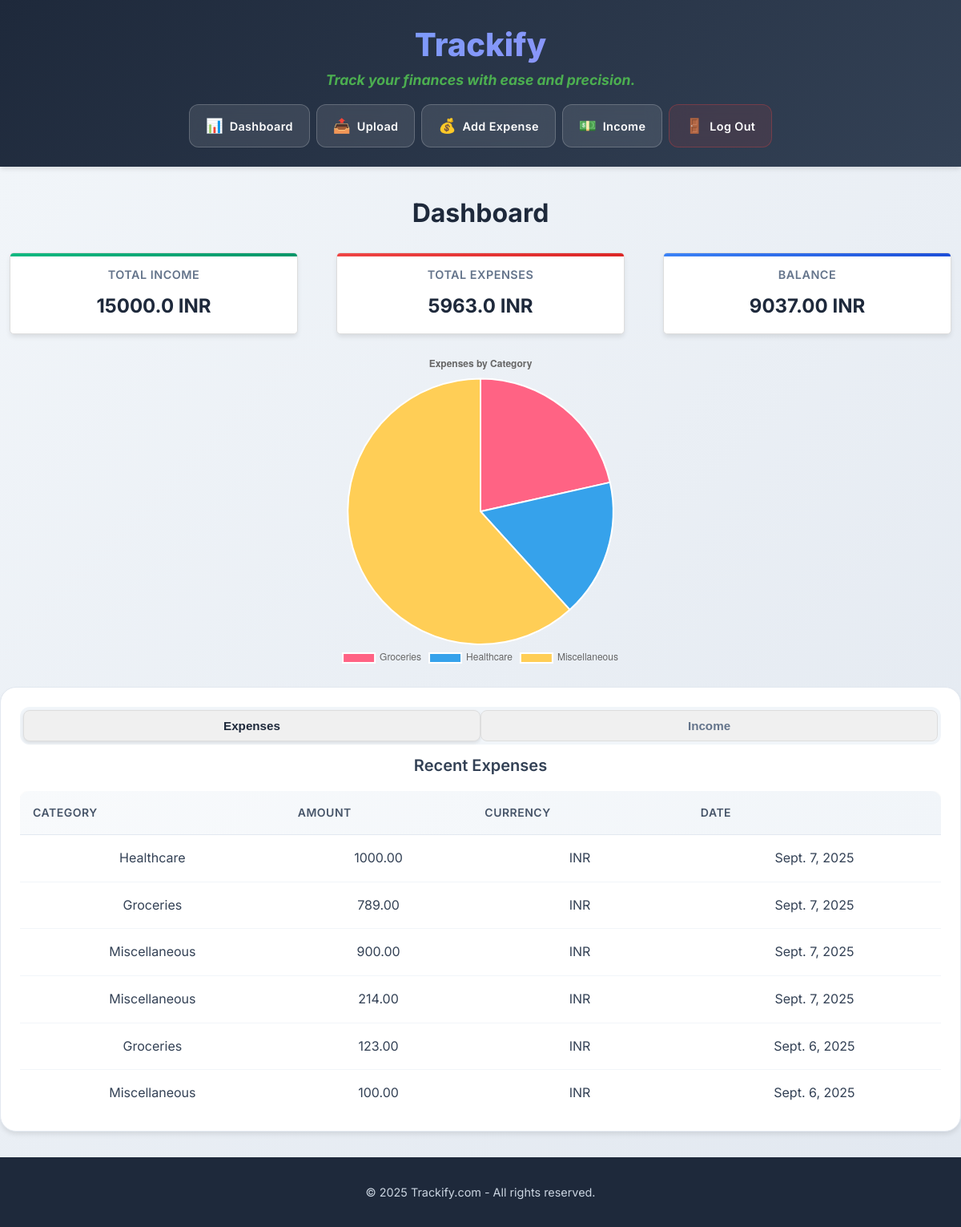
The page /core/dashboard/ (signed in) on the database its author committed.
### core/models.py (models this page shows, shortened)
class UserProfile(models.Model):
    user = models.OneToOneField(User, on_delete=models.CASCADE)
    target_currency = models.CharField(max_length=3, blank=True, null=True, default="INR")
    objects = models.Manager()

class Expense(models.Model):
    user = models.ForeignKey(User, on_delete=models.CASCADE)
    receipt_image = models.ImageField(upload_to="receipts/", blank=True, null=True)
    expense_date = models.DateField(blank=True, null=True)
    amount = models.DecimalField(max_digits=10, decimal_places=2, blank=True, null=True)
    currency = models.CharField(max_length=3, blank=True, null=True)
    amount_in_target_currency = models.DecimalField(
        max_digits=10, decimal_places=2, blank=True, null=True
    )
    description = models.CharField(max_length=255, default="", blank=True)
    created_at = models.DateTimeField(auto_now_add=True)
    updated_at = models.DateTimeField(auto_now=True)
    objects = models.Manager()
    BASE_CATEGORIES = [
        "Housing", "Utilities", "Transportation", "Groceries", "Dining Out", "Healthcare",
        "Debt Payments", "Insurance", "Clothing", "Entertainment", "Education", "Childcare",
        "Pet Care", "Subscriptions", "Miscellaneous"
    ]
    CATEGORY_CHOICES = [(category, category) for category in BASE_CATEGORIES]
    category = models.CharField(
        max_length=100,
        choices=CATEGORY_CHOICES,
        blank=True,
        null=True
    )

### core/views.py (the view, shortened to what this page needs)
# urls.py: path('dashboard/', views.dashboard, name='dashboard'),
@login_required
def dashboard(request):
    expenses = Expense.objects.filter(user=request.user).order_by("-expense_date")
    incomes = Income.objects.filter(user=request.user).order_by("-income_date")
    expenses = expenses.annotate(category_normalized=Trim(Lower(F("category"))))
    log.debug("Normalized Category: %s", expenses.values("category_normalized"))
    category_data = (
        expenses.values("category_normalized")
        .annotate(
            total_amount=Coalesce(
                Sum("amount_in_target_currency", output_field=FloatField()),
                Value(0, output_field=FloatField()),
            )
        )
        .order_by("category_normalized")
    )
    categories = [
        (
            item["category_normalized"].capitalize()
            if item["category_normalized"]
            else "Uncategorized"
        )
        for item in category_data
    ]
    amounts = [float(item["total_amount"]) for item in category_data]
    log.debug("Aggregated Category Data: %s", categories)
    user_profile = UserProfile.objects.get(user=request.user)
    target_currency = user_profile.target_currency
    total_income = 0
    for income in incomes:
        if income.currency == target_currency:
            total_income += float(income.amount)
    total_expenses = expenses.aggregate(Sum('amount_in_target_currency'))['amount_in_target_currency__sum'] or 0
    total_expenses = float(total_expenses)
    balance = total_income - total_expenses
    return render(
        request,
        "dashboard.html",
        {
            "expenses": expenses,
            "incomes": incomes,
            "categories": json.dumps(categories),
            "amounts": json.dumps(amounts),
            "total_income": total_income,
            "total_expenses": total_expenses,
            "balance": balance,
        },
    )

### core/templates/dashboard.html (shortened to what this page needs)
{% extends 'base.html' %}
{% load static %}
{% block content %}
<link rel="stylesheet" type="text/css" href="{% static 'css/dashboard.css' %}">
<div class="dashboard-container">
<h2>Dashboard</h2>
<div class="summary-cards" style="display: flex; justify-content: space-around; margin-bottom: 20px;">
    <div class="card" style="padding: 15px; border: 1px solid #ddd; border-radius: 5px; width: 30%;">
        <h3>Total Income</h3>
        <p style="font-size: 1.5em; font-weight: bold;">{{ total_income }} {{ user.userprofile.target_currency }}</p>
    </div>
    <div class="card" style="padding: 15px; border: 1px solid #ddd; border-radius: 5px; width: 30%;">
        <h3>Total Expenses</h3>
        <p style="font-size: 1.5em; font-weight: bold;">{{ total_expenses }} {{ user.userprofile.target_currency }}</p>
    </div>
    <div class="card" style="padding: 15px; border: 1px solid #ddd; border-radius: 5px; width: 30%;">
        <h3>Balance</h3>
        <p style="font-size: 1.5em; font-weight: bold;">{{ balance|floatformat:2 }} {{ user.userprofile.target_currency }}</p>
    </div>
</div>
{% if amounts|length > 0 %}
<div style="width: 100%; max-width: 600px; height: 400px; margin: auto;">
    <canvas id="expensesChart"></canvas>
</div>
{% else %}
    <p>No expenses to display.</p>
{% endif %}
<div class="tabs" style="margin-top: 20px;">
    <div class="tab-buttons" style="display: flex; margin-bottom: 10px;">
        <button id="expenses-tab" class="tab-button active" style="flex: 1; padding: 10px; cursor: pointer; background-color: #f0f0f0; border: 1px solid #ddd;">Expenses</button>
        <button id="income-tab" class="tab-button" style="flex: 1; padding: 10px; cursor: pointer; background-color: #f0f0f0; border: 1px solid #ddd;">Income</button>
    </div>
    <div id="expenses-content" class="tab-content" style="display: block;">
        <h3>Recent Expenses</h3>
        <div style="max-height: 400px; overflow-y: auto;">
            <table style="width: 100%; border-collapse: collapse;">
                <thead>
                    <tr>
                        <th>Category</th>
                        <th>Amount</th>
                        <th>Currency</th>
                        <th>Date</th>
                    </tr>
                </thead>
                <tbody>
                    {% for expense in expenses %}
                    <tr onclick="window.location.href='{% url 'expense' expense.id %}'"
                        style="cursor: pointer;">
                        <td>{{ expense.category }}</td>
                        <td>{{ expense.amount }}</td>
                        <td>{{ expense.currency }}</td>
                        <td>{{ expense.expense_date }}</td>
                    </tr>
                    {% endfor %}
                </tbody>
            </table>
        </div>
    </div>
</div>
<script>
    var ctx = document.getElementById('expensesChart').getContext('2d');
    var expensesChart = new Chart(ctx, {
        type: 'pie',
        data: {
            labels: {{ categories|safe }},
            datasets: [{
                data: {{ amounts|safe }},
                backgroundColor: [
                    '#FF6384',
                    '#36A2EB',
                    '#FFCE56',
                    '#4BC0C0',
                    '#9966FF',
                    '#FF9F40',
                ],
                hoverBackgroundColor: [
                    '#FF6384',
                    '#36A2EB',
                    '#FFCE56',
                    '#4BC0C0',
                    '#9966FF',
                    '#FF9F40',
                ]
            }]
        },
        options: {
            responsive: true,
            maintainAspectRatio: false,
            plugins: {
                legend: {
                    position: 'bottom',
                },
                title: {
                    display: true,
                    text: 'Expenses by Category'
                }
            }
        }
    });
    // Tab switching functionality
    document.addEventListener('DOMContentLoaded', function() {
        const expensesTab = document.getElementById('expenses-tab');
        const incomeTab = document.getElementById('income-tab');
        const expensesContent = document.getElementById('expenses-content');
        const incomeContent = document.getElementById('income-content');
        expensesTab.addEventListener('click', function() {
            expensesTab.classList.add('active');
            incomeTab.classList.remove('active');
            expensesContent.style.display = 'block';
            incomeContent.style.display = 'none';
        });
        incomeTab.addEventListener('click', function() {
            incomeTab.classList.add('active');
            expensesTab.classList.remove('active');
            incomeContent.style.display = 'block';
            expensesContent.style.display = 'none';
        });
    });
</script>
</div>
{% endblock %}

### core/static/css/base.css (style rules this page uses)
* { margin: 0; padding: 0; box-sizing: border-box; }
body { font-family: 'Inter', -apple-system, BlinkMacSystemFont, 'Segoe UI', Roboto, sans-serif; line-height: 1.6; color: #1a1a1a; background: #f8fafc; min-height: 100vh; }
h2 { color: #1e293b; font-size: 2rem; font-weight: 700; margin-bottom: 1.5rem; }
h3 { color: #334155; font-size: 1.25rem; font-weight: 600; margin-bottom: 1rem; }
button, .button { background: linear-gradient(135deg, #3b82f6, #8b5cf6); color: white; border: none; padding: 0.75rem 1.5rem; border-radius: 12px; font-weight: 600; cursor: pointer; transition: all 0.3s ease; text-decoration: none; display: inline-block; font-size: 0.95rem; }

### core/static/css/dashboard.css (style rules this page uses)
.dashboard-container { background: linear-gradient(135deg, #f1f5f9 0%, #e2e8f0 100%); min-height: 100vh; padding: 2rem 0; }
.summary-cards { display: grid; grid-template-columns: repeat(auto-fit, minmax(280px, 1fr)); gap: 1.5rem; margin-bottom: 3rem; }
.card { background: white; padding: 2rem; border-radius: 20px; box-shadow: 0 4px 6px -1px rgba(0, 0, 0, 0.1); border: 1px solid #e2e8f0; transition: all 0.3s ease; position: relative; overflow: hidden; }
.card::before { content: ''; position: absolute; top: 0; left: 0; right: 0; height: 4px; background: linear-gradient(135deg, #3b82f6, #8b5cf6); }
.card h3 { color: #64748b; font-size: 0.9rem; font-weight: 600; text-transform: uppercase; letter-spacing: 0.5px; margin-bottom: 0.5rem; }
.card p { font-size: 2.5rem; font-weight: 800; color: #1e293b; margin: 0; }
.summary-cards .card:nth-child(1)::before { background: linear-gradient(135deg, #10b981, #059669); }
.summary-cards .card:nth-child(2)::before { background: linear-gradient(135deg, #ef4444, #dc2626); }
.summary-cards .card:nth-child(3)::before { background: linear-gradient(135deg, #3b82f6, #1d4ed8); }
#expensesChart { max-height: 400px; }
.tabs { background: white; border-radius: 20px; padding: 1.5rem; box-shadow: 0 4px 6px -1px rgba(0, 0, 0, 0.1); border: 1px solid #e2e8f0; }
.tab-buttons { display: flex; background: #f1f5f9; border-radius: 12px; padding: 4px; margin-bottom: 2rem; }
.tab-button { flex: 1; padding: 0.75rem 1.5rem; background: transparent; border: none; border-radius: 8px; font-weight: 600; cursor: pointer; transition: all 0.3s ease; color: #64748b; }
.tab-button.active { background: white; color: #1e293b; box-shadow: 0 2px 4px rgba(0, 0, 0, 0.1); }
table { width: 100%; border-collapse: collapse; background: white; border-radius: 12px; overflow: hidden; box-shadow: 0 1px 3px 0 rgba(0, 0, 0, 0.1); }
thead { background: linear-gradient(135deg, #f8fafc, #f1f5f9); }
th { padding: 1rem; text-align: left; font-weight: 600; color: #475569; font-size: 0.875rem; text-transform: uppercase; letter-spacing: 0.5px; border-bottom: 1px solid #e2e8f0; }
td { padding: 1rem; border-bottom: 1px solid #f1f5f9; color: #334155; }
tbody tr { transition: all 0.2s ease; }

### rows shown on the page
Expense: category "Healthcare", amount "1000.00", currency "INR", expense_date "Sept. 7, 2025"
Expense: category "Groceries", amount "789.00", currency "INR", expense_date "Sept. 7, 2025"
Expense: category "Miscellaneous", amount "900.00", currency "INR", expense_date "Sept. 7, 2025"
Expense: category "Miscellaneous", amount "214.00", currency "INR", expense_date "Sept. 7, 2025"
Expense: category "Groceries", amount "123.00", currency "INR", expense_date "Sept. 6, 2025"
Expense: category "Miscellaneous", amount "100.00", currency "INR", expense_date "Sept. 6, 2025"

### other values the page prints
{{ total_income }} "15000.0"
{{ user.userprofile.target_currency }} "INR"
{{ total_expenses }} "5963.0"
{{ balance|floatformat:2 }} "9037.00"
chart data {{ categories|safe }} ["Groceries", "Healthcare", "Miscellaneous"]
chart data {{ amounts|safe }} [1281.0, 1000.0, 3682.0]
